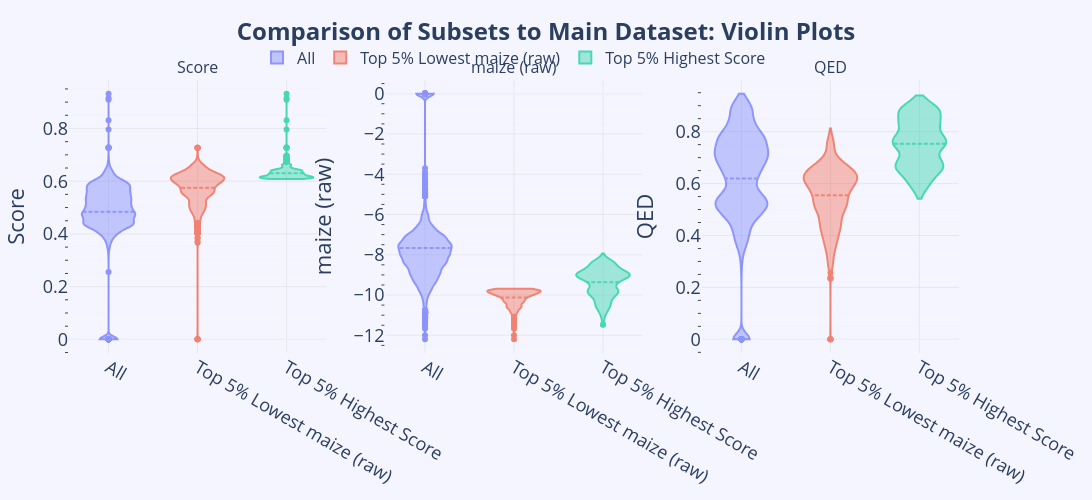

Notebook code cell kept with this figure:
### Code cell
# Plotly violin plots comparing top 5% subsets to the main dataset for Score, maize (raw), QED (side-by-side, not overlaid)
import plotly.graph_objs as go
from plotly.subplots import make_subplots

main_df = outputResults.copy()
main_df['subset'] = 'All'
lowest_maize_df['subset'] = 'Top 5% Lowest maize (raw)'
highest_score_df['subset'] = 'Top 5% Highest Score'

compare_df = pd.concat([
    main_df,
    lowest_maize_df,
    highest_score_df
], ignore_index=True)

plot_vars = ['Score', 'maize (raw)', 'QED']
colors = ['#636EFA', '#EF553B', '#00CC96']

fig = make_subplots(rows=1, cols=3, subplot_titles=[f"{v}" for v in plot_vars])

for i, var in enumerate(plot_vars):
    if var in compare_df.columns:
        for j, subset in enumerate(['All', 'Top 5% Lowest maize (raw)', 'Top 5% Highest Score']):
            fig.add_trace(
                go.Violin(
                    y=compare_df[compare_df['subset'] == subset][var],
                    x=[subset]*len(compare_df[compare_df['subset'] == subset][var]),
                    name=subset,
                    line_color=colors[j],
                    box_visible=False,
                    meanline_visible=True,
                    showlegend=(i==0),
                    opacity=0.7,
                    width=0.6,
                    side='both',
                    spanmode='hard'
                ),
                row=1, col=i+1
            )
        # Add axis labels
        # fig.update_xaxes(title_text='Subset', row=1, col=i+1)
        fig.update_yaxes(title_text=var, row=1, col=i+1)

# Make all images the same size and presentation ready
fig.update_layout(
    title={
        'text': '<b>Comparison of Subsets to Main Dataset: Violin Plots</b>',
        'x':0.5,
        'xanchor': 'center',
        'font': {'size': 24}
    },
    template='plotly_white',
    font=dict(size=18),
    height=500,
    width=1500,
    legend=dict(
        orientation='h',
        yanchor='bottom',
        y=1.02,
        xanchor='center',
        x=0.5,
        font=dict(size=16)
    ),
    margin=dict(t=80, b=60, l=60, r=60),
    plot_bgcolor='rgba(245,245,255,1)',
    paper_bgcolor='rgba(245,245,255,1)'
)
# Add minor ticks and grids
for col in [1, 2, 3]:
    fig.update_xaxes(
        row=1, col=col,
        showgrid=True, gridwidth=1, gridcolor='rgba(200,200,200,0.3)',
        minor=dict(ticks='outside', showgrid=True, gridwidth=0.5, gridcolor='rgba(220,220,220,0.2)')
    )
    fig.update_yaxes(
        row=1, col=col,
        showgrid=True, gridwidth=1, gridcolor='rgba(200,200,200,0.3)',
        minor=dict(ticks='outside', showgrid=True, gridwidth=0.5, gridcolor='rgba(220,220,220,0.2)')
    )
fig.show()

### Figure 1 — Plotly figure (JSON) as saved in the notebook; plotly's stock layout.template omitted (floating-point values rounded to 4 significant figures; data arrays with more than 128 entries replaced by an {"elided": "..."} marker saying what was removed)
{"data": [{"box": {"visible": false}, "line": {"color": "#636EFA"}, "meanline": {"visible": true}, "name": "All", "opacity": 0.7, "showlegend": true, "side": "both", "spanmode": "hard", "width": 0.6, "x": {"elided": "38424 str values"}, "y": {"elided": "38424 float values"}, "type": "violin", "xaxis": "x", "yaxis": "y"}, {"box": {"visible": false}, "line": {"color": "#EF553B"}, "meanline": {"visible": true}, "name": "Top 5% Lowest maize (raw)", "opacity": 0.7, "showlegend": true, "side": "both", "spanmode": "hard", "width": 0.6, "x": {"elided": "1921 str values"}, "y": {"elided": "1921 float values"}, "type": "violin", "xaxis": "x", "yaxis": "y"}, {"box": {"visible": false}, "line": {"color": "#00CC96"}, "meanline": {"visible": true}, "name": "Top 5% Highest Score", "opacity": 0.7, "showlegend": true, "side": "both", "spanmode": "hard", "width": 0.6, "x": {"elided": "1921 str values"}, "y": {"elided": "1921 float values"}, "type": "violin", "xaxis": "x", "yaxis": "y"}, {"box": {"visible": false}, "line": {"color": "#636EFA"}, "meanline": {"visible": true}, "name": "All", "opacity": 0.7, "showlegend": false, "side": "both", "spanmode": "hard", "width": 0.6, "x": {"elided": "38424 str values"}, "y": {"elided": "38424 float values"}, "type": "violin", "xaxis": "x2", "yaxis": "y2"}, {"box": {"visible": false}, "line": {"color": "#EF553B"}, "meanline": {"visible": true}, "name": "Top 5% Lowest maize (raw)", "opacity": 0.7, "showlegend": false, "side": "both", "spanmode": "hard", "width": 0.6, "x": {"elided": "1921 str values"}, "y": {"elided": "1921 float values"}, "type": "violin", "xaxis": "x2", "yaxis": "y2"}, {"box": {"visible": false}, "line": {"color": "#00CC96"}, "meanline": {"visible": true}, "name": "Top 5% Highest Score", "opacity": 0.7, "showlegend": false, "side": "both", "spanmode": "hard", "width": 0.6, "x": {"elided": "1921 str values"}, "y": {"elided": "1921 float values"}, "type": "violin", "xaxis": "x2", "yaxis": "y2"}, {"box": {"visible": false}, "line": {"color": "#636EFA"}, "meanline": {"visible": true}, "name": "All", "opacity": 0.7, "showlegend": false, "side": "both", "spanmode": "hard", "width": 0.6, "x": {"elided": "38424 str values"}, "y": {"elided": "38424 float values"}, "type": "violin", "xaxis": "x3", "yaxis": "y3"}, {"box": {"visible": false}, "line": {"color": "#EF553B"}, "meanline": {"visible": true}, "name": "Top 5% Lowest maize (raw)", "opacity": 0.7, "showlegend": false, "side": "both", "spanmode": "hard", "width": 0.6, "x": {"elided": "1921 str values"}, "y": {"elided": "1921 float values"}, "type": "violin", "xaxis": "x3", "yaxis": "y3"}, {"box": {"visible": false}, "line": {"color": "#00CC96"}, "meanline": {"visible": true}, "name": "Top 5% Highest Score", "opacity": 0.7, "showlegend": false, "side": "both", "spanmode": "hard", "width": 0.6, "x": {"elided": "1921 str values"}, "y": {"elided": "1921 float values"}, "type": "violin", "xaxis": "x3", "yaxis": "y3"}], "layout": {"xaxis": {"anchor": "y", "domain": [0.0, 0.2889], "minor": {"ticks": "outside", "showgrid": true, "gridwidth": 0.5, "gridcolor": "rgba(220,220,220,0.2)"}, "showgrid": true, "gridwidth": 1, "gridcolor": "rgba(200,200,200,0.3)"}, "yaxis": {"anchor": "x", "domain": [0.0, 1.0], "title": {"text": "Score"}, "minor": {"ticks": "outside", "showgrid": true, "gridwidth": 0.5, "gridcolor": "rgba(220,220,220,0.2)"}, "showgrid": true, "gridwidth": 1, "gridcolor": "rgba(200,200,200,0.3)"}, "xaxis2": {"anchor": "y2", "domain": [0.3556, 0.6444], "minor": {"ticks": "outside", "showgrid": true, "gridwidth": 0.5, "gridcolor": "rgba(220,220,220,0.2)"}, "showgrid": true, "gridwidth": 1, "gridcolor": "rgba(200,200,200,0.3)"}, "yaxis2": {"anchor": "x2", "domain": [0.0, 1.0], "title": {"text": "maize (raw)"}, "minor": {"ticks": "outside", "showgrid": true, "gridwidth": 0.5, "gridcolor": "rgba(220,220,220,0.2)"}, "showgrid": true, "gridwidth": 1, "gridcolor": "rgba(200,200,200,0.3)"}, "xaxis3": {"anchor": "y3", "domain": [0.7111, 1.0], "minor": {"ticks": "outside", "showgrid": true, "gridwidth": 0.5, "gridcolor": "rgba(220,220,220,0.2)"}, "showgrid": true, "gridwidth": 1, "gridcolor": "rgba(200,200,200,0.3)"}, "yaxis3": {"anchor": "x3", "domain": [0.0, 1.0], "title": {"text": "QED"}, "minor": {"ticks": "outside", "showgrid": true, "gridwidth": 0.5, "gridcolor": "rgba(220,220,220,0.2)"}, "showgrid": true, "gridwidth": 1, "gridcolor": "rgba(200,200,200,0.3)"}, "annotations": [{"font": {"size": 16}, "showarrow": false, "text": "Score", "x": 0.1444, "xanchor": "center", "xref": "paper", "y": 1.0, "yanchor": "bottom", "yref": "paper"}, {"font": {"size": 16}, "showarrow": false, "text": "maize (raw)", "x": 0.5, "xanchor": "center", "xref": "paper", "y": 1.0, "yanchor": "bottom", "yref": "paper"}, {"font": {"size": 16}, "showarrow": false, "text": "QED", "x": 0.8556, "xanchor": "center", "xref": "paper", "y": 1.0, "yanchor": "bottom", "yref": "paper"}], "title": {"font": {"size": 24}, "text": "<b>Comparison of Subsets to Main Dataset: Violin Plots</b>", "x": 0.5, "xanchor": "center"}, "font": {"size": 18}, "legend": {"font": {"size": 16}, "orientation": "h", "yanchor": "bottom", "y": 1.02, "xanchor": "center", "x": 0.5}, "margin": {"t": 80, "b": 60, "l": 60, "r": 60}, "height": 500, "width": 1500, "plot_bgcolor": "rgba(245,245,255,1)", "paper_bgcolor": "rgba(245,245,255,1)"}}
